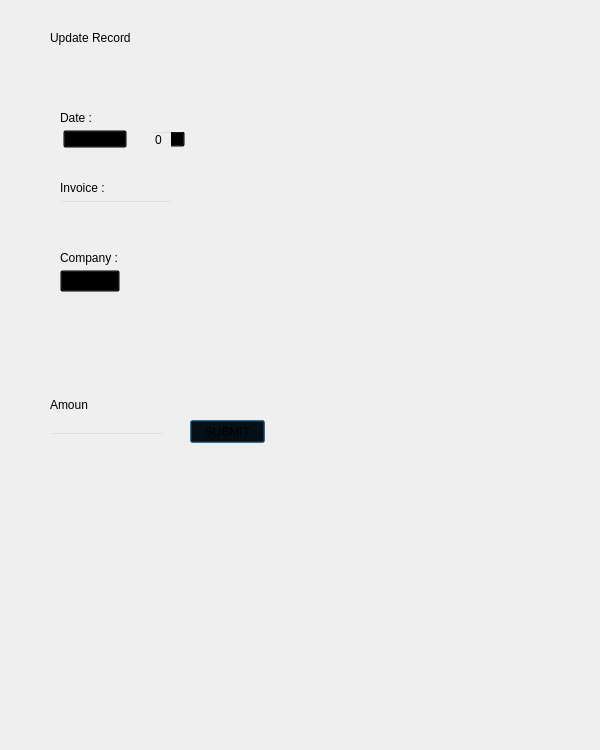
<?xml version="1.0" encoding="UTF-8"?>
<ui version="4.0">
 <class>Dialog</class>
 <widget class="QDialog" name="Dialog">
  <property name="enabled">
   <bool>true</bool>
  </property>
  <property name="geometry">
   <rect>
    <x>0</x>
    <y>0</y>
    <width>600</width>
    <height>750</height>
   </rect>
  </property>
  <property name="minimumSize">
   <size>
    <width>600</width>
    <height>750</height>
   </size>
  </property>
  <property name="windowTitle">
   <string>Dialog</string>
  </property>
  <widget class="QFrame" name="workspace_frame">
   <property name="enabled">
    <bool>true</bool>
   </property>
   <property name="geometry">
    <rect>
     <x>40</x>
     <y>30</y>
     <width>331</width>
     <height>481</height>
    </rect>
   </property>
   <property name="styleSheet">
    <string notr="true">background-color:transparent;</string>
   </property>
   <property name="frameShape">
    <enum>QFrame::StyledPanel</enum>
   </property>
   <property name="frameShadow">
    <enum>QFrame::Raised</enum>
   </property>
   <widget class="QLabel" name="amount_label">
    <property name="geometry">
     <rect>
      <x>10</x>
      <y>367</y>
      <width>38</width>
      <height>16</height>
     </rect>
    </property>
    <property name="styleSheet">
     <string notr="true">background-color:transparent;
color:black;</string>
    </property>
    <property name="text">
     <string>Amount :</string>
    </property>
   </widget>
   <widget class="QLineEdit" name="amount_line">
    <property name="geometry">
     <rect>
      <x>10</x>
      <y>402</y>
      <width>114</width>
      <height>19</height>
     </rect>
    </property>
   </widget>
   <widget class="QLabel" name="add_record_label">
    <property name="geometry">
     <rect>
      <x>10</x>
      <y>0</y>
      <width>191</width>
      <height>16</height>
     </rect>
    </property>
    <property name="styleSheet">
     <string notr="true">background-color:transparent;
color:black;</string>
    </property>
    <property name="text">
     <string>Update Record</string>
    </property>
   </widget>
   <widget class="QPushButton" name="add_record_submit_button">
    <property name="geometry">
     <rect>
      <x>150</x>
      <y>390</y>
      <width>75</width>
      <height>23</height>
     </rect>
    </property>
    <property name="styleSheet">
     <string notr="true">background-color:transparent;
color:black;</string>
    </property>
    <property name="text">
     <string>SUBMIT</string>
    </property>
   </widget>
   <widget class="QLabel" name="date_label">
    <property name="geometry">
     <rect>
      <x>20</x>
      <y>80</y>
      <width>71</width>
      <height>16</height>
     </rect>
    </property>
    <property name="styleSheet">
     <string notr="true">background-color:transparent;</string>
    </property>
    <property name="text">
     <string>Date :</string>
    </property>
   </widget>
   <widget class="QComboBox" name="invoice_company">
    <property name="geometry">
     <rect>
      <x>20</x>
      <y>240</y>
      <width>60</width>
      <height>22</height>
     </rect>
    </property>
   </widget>
   <widget class="QLabel" name="invoice_label">
    <property name="geometry">
     <rect>
      <x>20</x>
      <y>150</y>
      <width>71</width>
      <height>16</height>
     </rect>
    </property>
    <property name="styleSheet">
     <string notr="true">background-color:transparent;</string>
    </property>
    <property name="text">
     <string>Invoice :</string>
    </property>
   </widget>
   <widget class="QComboBox" name="invoice_month">
    <property name="geometry">
     <rect>
      <x>23</x>
      <y>100</y>
      <width>64</width>
      <height>18</height>
     </rect>
    </property>
   </widget>
   <widget class="QLabel" name="invoice_company_label">
    <property name="geometry">
     <rect>
      <x>20</x>
      <y>220</y>
      <width>71</width>
      <height>16</height>
     </rect>
    </property>
    <property name="styleSheet">
     <string notr="true">background-color:transparent;</string>
    </property>
    <property name="text">
     <string>Company :</string>
    </property>
   </widget>
   <widget class="QSpinBox" name="invoice_year">
    <property name="geometry">
     <rect>
      <x>110</x>
      <y>100</y>
      <width>35</width>
      <height>18</height>
     </rect>
    </property>
   </widget>
   <widget class="QLineEdit" name="invoice_line">
    <property name="geometry">
     <rect>
      <x>20</x>
      <y>170</y>
      <width>113</width>
      <height>20</height>
     </rect>
    </property>
    <property name="text">
     <string/>
    </property>
   </widget>
  </widget>
 </widget>
 <resources/>
 <connections/>
</ui>
